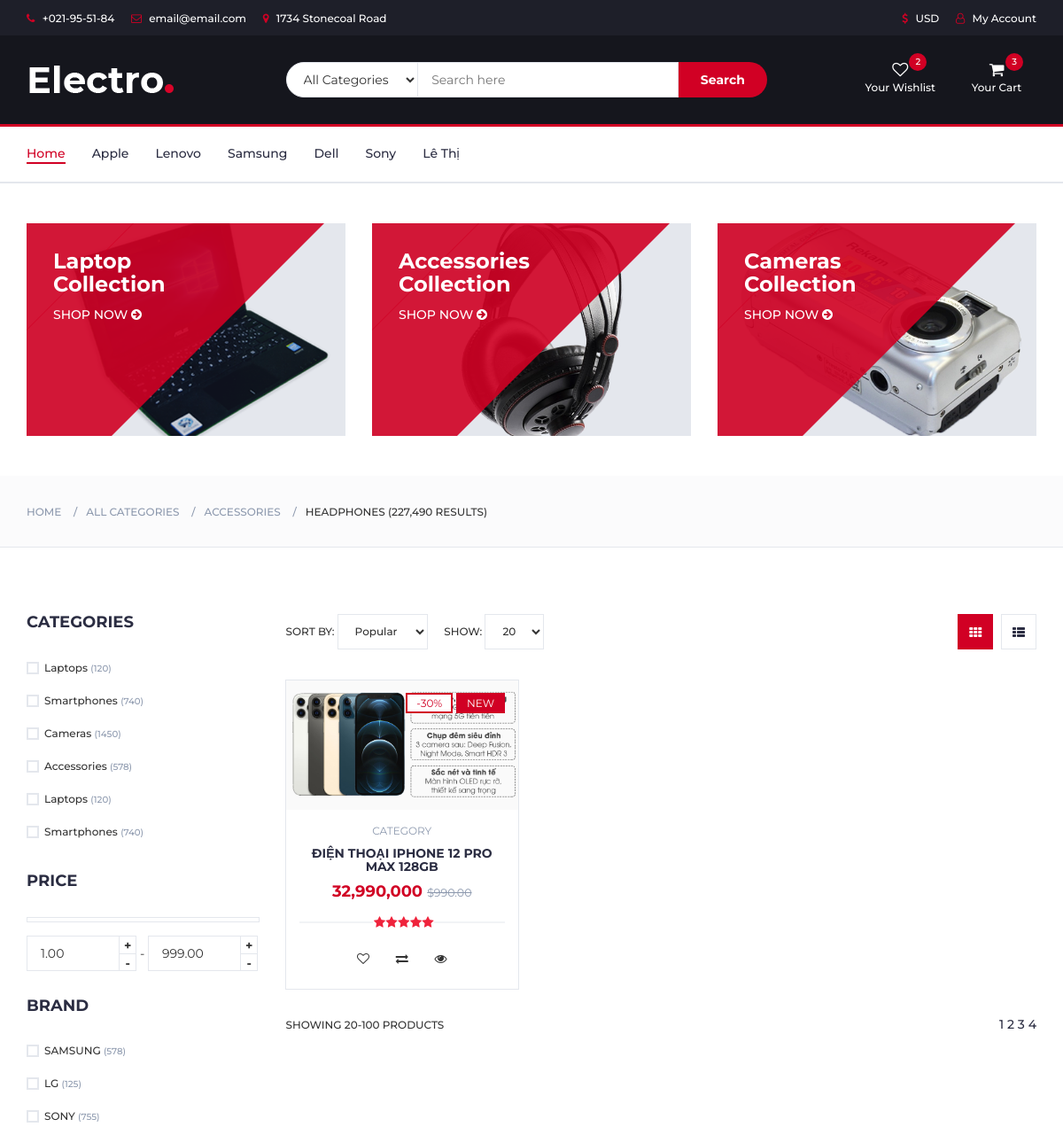
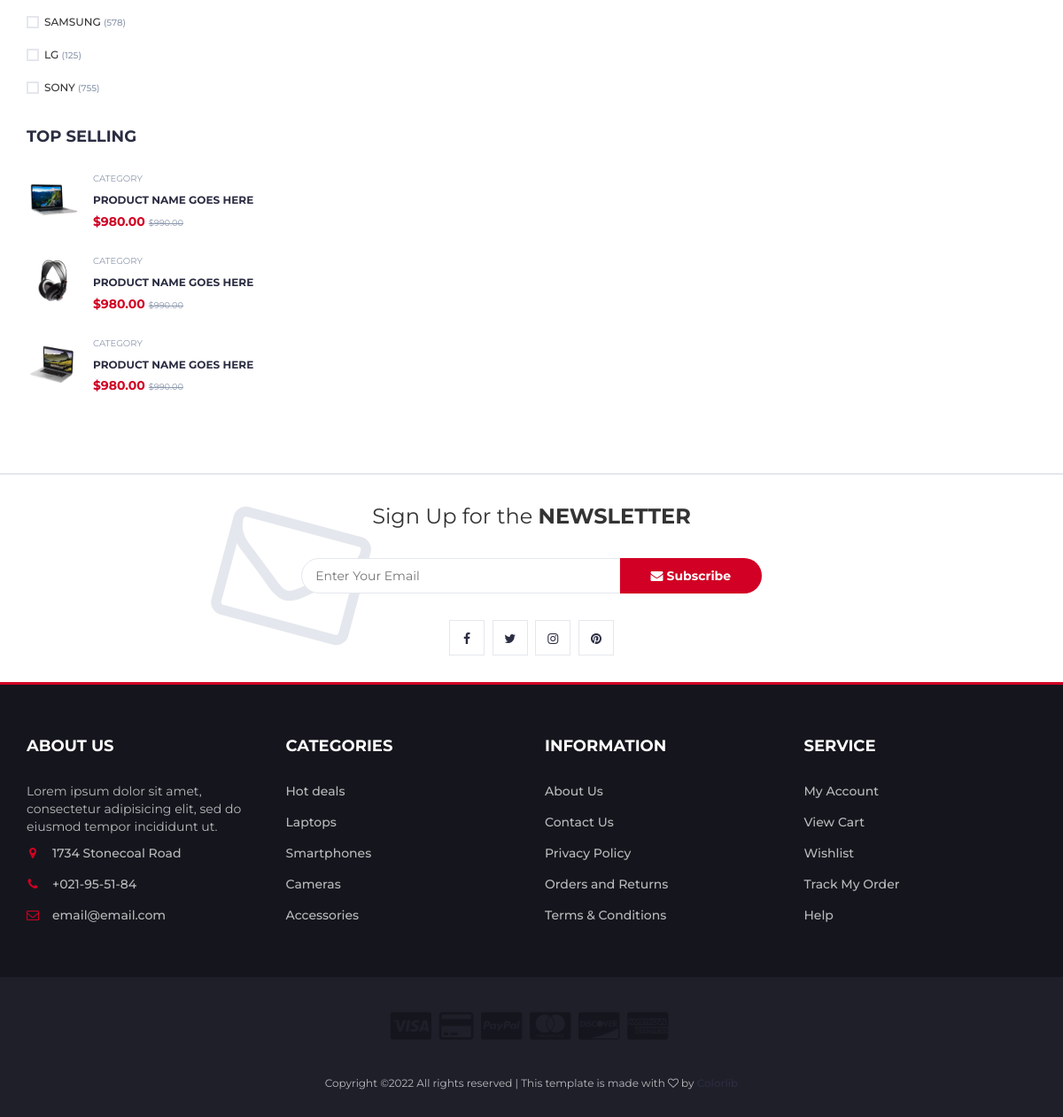
Screenshot of /product.php?manu_id=1 with the database file from the repository (2 pictures, top to bottom).
### tables this page shows
CREATE TABLE IF NOT EXISTS `manufactures` (
  `manu_id` int(11) NOT NULL AUTO_INCREMENT,
  `manu_name` varchar(100) NOT NULL,
  PRIMARY KEY (`manu_id`)
);

CREATE TABLE IF NOT EXISTS `products` (
  `id` int(11) NOT NULL AUTO_INCREMENT,
  `name` varchar(100) NOT NULL,
  `manu_id` int(10) NOT NULL,
  `type_id` int(10) NOT NULL,
  `price` int(20) DEFAULT NULL,
  `image` varchar(150) NOT NULL,
  `description` text,
  `feature` tinyint(4) DEFAULT NULL,
  `created_at` timestamp NULL DEFAULT NULL,
  PRIMARY KEY (`id`)
);

### models/db.php (called while the page is built)
<?php
class Db
{
    public static $connection;
    public function __construct()
    {
        if (!self::$connection) {
            self::$connection = new mysqli(DB_HOST, DB_USER, DB_PASSWORD, DB_NAME, PORT);
            self::$connection->set_charset(DB_CHARSET);
        }
        return self::$connection;
    }
}

### product.php (the view, shortened to what this page needs)
<?php
require "models/db.php";
include "header.php"
 ?>
		<div id="breadcrumb" class="section">
			<div class="container">
				<div class="row">
					<div class="col-md-12">
						<ul class="breadcrumb-tree">
							<li><a href="#">Home</a></li>
							<li><a href="#">All Categories</a></li>
							<li><a href="#">Accessories</a></li>
							<li class="active">Headphones (227,490 Results)</li>
						</ul>
					</div>
				</div>
			</div>
		</div>
		<div class="section">
			<div class="container">
				<div class="row">
					<div id="aside" class="col-md-3">
						<div class="aside">
							<h3 class="aside-title">Categories</h3>
							<div class="checkbox-filter">
								<div class="input-checkbox">
									<label for="category-1">
										<span></span>
										Laptops
										<small>(120)</small>
									</label>
								</div>
								<div class="input-checkbox">
									<label for="category-2">
										<span></span>
										Smartphones
										<small>(740)</small>
									</label>
								</div>
								<div class="input-checkbox">
									<label for="category-3">
										<span></span>
										Cameras
										<small>(1450)</small>
									</label>
								</div>
								<div class="input-checkbox">
									<label for="category-4">
										<span></span>
										Accessories
										<small>(578)</small>
									</label>
								</div>
								<div class="input-checkbox">
									<label for="category-5">
										<span></span>
										Laptops
										<small>(120)</small>
									</label>
								</div>
								<div class="input-checkbox">
									<label for="category-6">
										<span></span>
										Smartphones
										<small>(740)</small>
									</label>
								</div>
							</div>
						</div>
						<div class="aside">
							<h3 class="aside-title">Price</h3>
							<div class="price-filter">
								<div id="price-slider"></div>
								<div class="input-number price-min">
									<input id="price-min" type="number">
									<span class="qty-up">+</span>
									<span class="qty-down">-</span>
								</div>
								<span>-</span>
								<div class="input-number price-max">
									<input id="price-max" type="number">
									<span class="qty-up">+</span>
									<span class="qty-down">-</span>
								</div>
							</div>
						</div>
						<div class="aside">
							<h3 class="aside-title">Brand</h3>
							<div class="checkbox-filter">
								<div class="input-checkbox">
									<label for="brand-1">
										<span></span>
										SAMSUNG
										<small>(578)</small>
									</label>
								</div>
								<div class="input-checkbox">
									<label for="brand-2">
										<span></span>
										LG
										<small>(125)</small>
									</label>
								</div>
								<div class="input-checkbox">
									<label for="brand-3">
										<span></span>
										SONY
										<small>(755)</small>
									</label>
								</div>
								<div class="input-checkbox">
									<label for="brand-4">
										<span></span>
										SAMSUNG
										<small>(578)</small>
									</label>
								</div>
								<div class="input-checkbox">
									<label for="brand-5">
										<span></span>
										LG
										<small>(125)</small>
									</label>
								</div>
								<div class="input-checkbox">
									<label for="brand-6">
										<span></span>
										SONY
										<small>(755)</small>
									</label>
								</div>
							</div>
						</div>
						<div class="aside">
							<h3 class="aside-title">Top selling</h3>
							<div class="product-widget">
								<div class="product-img">
									<img src="./img/product01.png" alt="">
								</div>
								<div class="product-body">
									<p class="product-category">Category</p>
									<h3 class="product-name"><a href="#">product name goes here</a></h3>
									<h4 class="product-price">$980.00 <del class="product-old-price">$990.00</del></h4>
								</div>
							</div>
							<div class="product-widget">
								<div class="product-img">
									<img src="./img/product02.png" alt="">
								</div>
								<div class="product-body">
									<p class="product-category">Category</p>
									<h3 class="product-name"><a href="#">product name goes here</a></h3>
									<h4 class="product-price">$980.00 <del class="product-old-price">$990.00</del></h4>
								</div>
							</div>
							<div class="product-widget">
								<div class="product-img">
									<img src="./img/product03.png" alt="">
								</div>
								<div class="product-body">
									<p class="product-category">Category</p>
									<h3 class="product-name"><a href="#">product name goes here</a></h3>
									<h4 class="product-price">$980.00 <del class="product-old-price">$990.00</del></h4>
								</div>
							</div>
						</div>
					</div>
					<div id="store" class="col-md-9">
						<div class="store-filter clearfix">
							<div class="store-sort">
								<label>
									Sort By:
									<select class="input-select">
										<option value="0">Popular</option>
									</select>
								</label>
								<label>
									Show:
									<select class="input-select">
										<option value="0">20</option>
									</select>
								</label>
							</div>
							<ul class="store-grid">
								<li class="active"><i class="fa fa-th"></i></li>
								<li><a href="#"><i class="fa fa-th-list"></i></a></li>
							</ul>
						</div>
						<div class="row">
                        <?php if(isset($_GET['manu_id'])){
                            $manu_id = $_GET['manu_id'];
                        }
                                $perPage = 1;
                                if(isset($_GET['page']))
                                {
                                    $page = $_GET['page'];
                                }
                                else{
                                    $page=1;
                                }
                                $getAllManuById = $manu->getProductByManuId($manu_id);
                                $total = count($getAllManuById);
                                $url = $_SERVER['PHP_SELF']."?manu_id=".$manu_id;
                                $get1AllManuById = $manu->get1ProductByManuId($manu_id,$page,$perPage);
                                foreach($get1AllManuById as $value):
                            ?>
							<div class="col-md-4 col-xs-6">
								<div class="product">
									<div class="product-img">
										<img src="./img/<?php echo $value['image'] ?>" alt="">
										<div class="product-label">
											<span class="sale">-30%</span>
											<span class="new">NEW</span>
										</div>
									</div>
									<div class="product-body">
										<p class="product-category">Category</p>
										<h3 class="product-name"><a href="#"><?php echo $value['name']?></a></h3>
										<h4 class="product-price"><?php echo number_format($value['price'])?> <del class="product-old-price">$990.00</del></h4>
										<div class="product-rating">
											<i class="fa fa-star"></i>
											<i class="fa fa-star"></i>
											<i class="fa fa-star"></i>
											<i class="fa fa-star"></i>
											<i class="fa fa-star"></i>
										</div>
										<div class="product-btns">
											<button class="add-to-wishlist"><i class="fa fa-heart-o"></i><span class="tooltipp">add to wishlist</span></button>
											<button class="add-to-compare"><i class="fa fa-exchange"></i><span class="tooltipp">add to compare</span></button>
											<button class="quick-view"><i class="fa fa-eye"></i><span class="tooltipp">quick view</span></button>
										</div>
									</div>
									<div class="add-to-cart">
										<button class="add-to-cart-btn"><i class="fa fa-shopping-cart"></i> add to cart</button>
									</div>
								</div>
							</div>
                            <?php endforeach;
                            ?>
						</div>
						<div class="store-filter clearfix">
							<span class="store-qty">Showing 20-100 products</span>
							<ul class="store-pagination">
                            <?php echo $manu->paginate($url, $total, $page, $perPage);?>
							</ul>
						</div>
					</div>
				</div>
			</div>
		</div>
		<div id="newsletter" class="section">
			<div class="container">
				<div class="row">
					<div class="col-md-12">
						<div class="newsletter">
							<p>Sign Up for the <strong>NEWSLETTER</strong></p>
							<form>
								<input class="input" type="email" placeholder="Enter Your Email">
								<button class="newsletter-btn"><i class="fa fa-envelope"></i> Subscribe</button>
							</form>
							<ul class="newsletter-follow">
								<li>
									<a href="#"><i class="fa fa-facebook"></i></a>
								</li>
								<li>
									<a href="#"><i class="fa fa-twitter"></i></a>
								</li>
								<li>
									<a href="#"><i class="fa fa-instagram"></i></a>
								</li>
								<li>
									<a href="#"><i class="fa fa-pinterest"></i></a>
								</li>
							</ul>
						</div>
					</div>
				</div>
			</div>
		</div>
		<footer id="footer">
			<div class="section">
				<div class="container">
					<div class="row">
						<div class="col-md-3 col-xs-6">
							<div class="footer">
								<h3 class="footer-title">About Us</h3>
								<p>Lorem ipsum dolor sit amet, consectetur adipisicing elit, sed do eiusmod tempor incididunt ut.</p>
								<ul class="footer-links">
									<li><a href="#"><i class="fa fa-map-marker"></i>1734 Stonecoal Road</a></li>
									<li><a href="#"><i class="fa fa-phone"></i>+021-95-51-84</a></li>
									<li><a href="#"><i class="fa fa-envelope-o"></i>email@email.com</a></li>
								</ul>
							</div>
						</div>
						<div class="col-md-3 col-xs-6">
							<div class="footer">
								<h3 class="footer-title">Categories</h3>
								<ul class="footer-links">
									<li><a href="#">Hot deals</a></li>
									<li><a href="#">Laptops</a></li>
									<li><a href="#">Smartphones</a></li>
									<li><a href="#">Cameras</a></li>
									<li><a href="#">Accessories</a></li>
								</ul>
							</div>
						</div>
						<div class="col-md-3 col-xs-6">
							<div class="footer">
								<h3 class="footer-title">Information</h3>
								<ul class="footer-links">
									<li><a href="#">About Us</a></li>
									<li><a href="#">Contact Us</a></li>
									<li><a href="#">Privacy Policy</a></li>
									<li><a href="#">Orders and Returns</a></li>
									<li><a href="#">Terms & Conditions</a></li>
								</ul>
							</div>
						</div>
						<div class="col-md-3 col-xs-6">
							<div class="footer">
								<h3 class="footer-title">Service</h3>
								<ul class="footer-links">
									<li><a href="#">My Account</a></li>
									<li><a href="#">View Cart</a></li>
									<li><a href="#">Wishlist</a></li>
									<li><a href="#">Track My Order</a></li>
									<li><a href="#">Help</a></li>
								</ul>
							</div>
						</div>
					</div>
				</div>
			</div>
			<div id="bottom-footer" class="section">
				<div class="container">
					<div class="row">
						<div class="col-md-12 text-center">
							<ul class="footer-payments">
								<li><a href="#"><i class="fa fa-cc-visa"></i></a></li>
								<li><a href="#"><i class="fa fa-credit-card"></i></a></li>
								<li><a href="#"><i class="fa fa-cc-paypal"></i></a></li>
								<li><a href="#"><i class="fa fa-cc-mastercard"></i></a></li>
								<li><a href="#"><i class="fa fa-cc-discover"></i></a></li>
								<li><a href="#"><i class="fa fa-cc-amex"></i></a></li>
							</ul>
							<span class="copyright">
								Copyright &copy;<script>document.write(new Date().getFullYear());</script> All rights reserved | This template is made with <i class="fa fa-heart-o" aria-hidden="true"></i> by <a href="https://colorlib.com" target="_blank">Colorlib</a>
							</span>
						</div>
					</div>
				</div>
			</div>
		</footer>
	</body>
</html>

### header.php (shortened to what this page needs)
<?php
require "models/manufacture.php";
$manu = new Manufacture;
$getAllManu = $manu->getAllManu();
?>
<!DOCTYPE html>
<html lang="en">
	<head>
		<link type="text/css" rel="stylesheet" href="css/bootstrap.min.css"/>
		<link type="text/css" rel="stylesheet" href="css/slick.css"/>
		<link type="text/css" rel="stylesheet" href="css/slick-theme.css"/>
		<link type="text/css" rel="stylesheet" href="css/nouislider.min.css"/>
		<link rel="stylesheet" href="css/font-awesome.min.css">
		<link type="text/css" rel="stylesheet" href="css/style.css"/>
    </head>
	<body>
		<header>
			<div id="top-header">
				<div class="container">
					<ul class="header-links pull-left">
						<li><a href="#"><i class="fa fa-phone"></i> +021-95-51-84</a></li>
						<li><a href="#"><i class="fa fa-envelope-o"></i> email@email.com</a></li>
						<li><a href="#"><i class="fa fa-map-marker"></i> 1734 Stonecoal Road</a></li>
					</ul>
					<ul class="header-links pull-right">
						<li><a href="#"><i class="fa fa-dollar"></i> USD</a></li>
						<li><a href="#"><i class="fa fa-user-o"></i> My Account</a></li>
					</ul>
				</div>
			</div>
			<div id="header">
				<div class="container">
					<div class="row">
						<div class="col-md-3">
							<div class="header-logo">
								<a href="#" class="logo">
									<img src="./img/logo.png" alt="">
								</a>
							</div>
						</div>
						<div class="col-md-6">
							<div class="header-search">
								<form method="get" action="result.php">
									<select class="input-select">
										<option value="0">All Categories</option>
									</select>
									<input class="input" placeholder="Search here" name="keyword">
									<button type="submit" class="search-btn">Search</button>
								</form>
							</div>
						</div>
						<div class="col-md-3 clearfix">
							<div class="header-ctn">
								<div>
									<a href="#">
										<i class="fa fa-heart-o"></i>
										<span>Your Wishlist</span>
										<div class="qty">2</div>
									</a>
								</div>
								<div class="dropdown">
									<a class="dropdown-toggle" data-toggle="dropdown" aria-expanded="true">
										<i class="fa fa-shopping-cart"></i>
										<span>Your Cart</span>
										<div class="qty">3</div>
									</a>
								</div>
							</div>
						</div>
					</div>
				</div>
			</div>
		</header>
		<nav id="navigation">
			<div class="container">
				<div id="responsive-nav">
					<ul class="main-nav nav navbar-nav">
						<li class="active"><a href="index.php">Home</a></li>
						<?php foreach($getAllManu as $value): ?>
						<li><a href="product.php?manu_id=<?php echo $value['manu_id']?>"><?php echo $value['manu_name']?></a></li>
						<?php endforeach ?>
					</ul>
				</div>
			</div>
		</nav>
		<div class="section">
			<div class="container">
				<div class="row">
					<div class="col-md-4 col-xs-6">
						<div class="shop">
							<div class="shop-img">
								<img src="./img/shop01.png" alt="">
							</div>
							<div class="shop-body">
								<h3>Laptop<br>Collection</h3>
								<a href="#" class="cta-btn">Shop now <i class="fa fa-arrow-circle-right"></i></a>
							</div>
						</div>
					</div>
					<div class="col-md-4 col-xs-6">
						<div class="shop">
							<div class="shop-img">
								<img src="./img/shop03.png" alt="">
							</div>
							<div class="shop-body">
								<h3>Accessories<br>Collection</h3>
								<a href="#" class="cta-btn">Shop now <i class="fa fa-arrow-circle-right"></i></a>
							</div>
						</div>
					</div>
					<div class="col-md-4 col-xs-6">
						<div class="shop">
							<div class="shop-img">
								<img src="./img/shop02.png" alt="">
							</div>
							<div class="shop-body">
								<h3>Cameras<br>Collection</h3>
								<a href="#" class="cta-btn">Shop now <i class="fa fa-arrow-circle-right"></i></a>
							</div>
						</div>
					</div>
				</div>
			</div>
		</div>

### rows the page displays
manufactures: manu_name "Apple"
manufactures: manu_name "Lenovo"
manufactures: manu_name "Samsung"
manufactures: manu_name "Dell"
manufactures: manu_name "Sony"
manufactures: manu_name "Lê Thị"
products: image (picture), name "ĐIỆN THOẠI IPHONE 12 PRO MAX 128GB", price "32,990,000"
